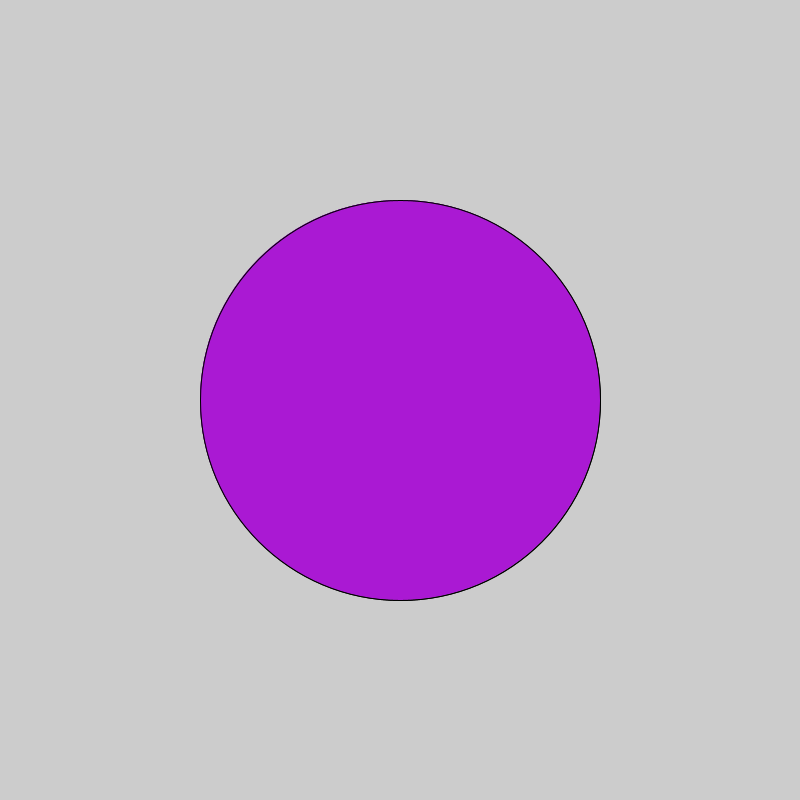
Frame 1 (no input)
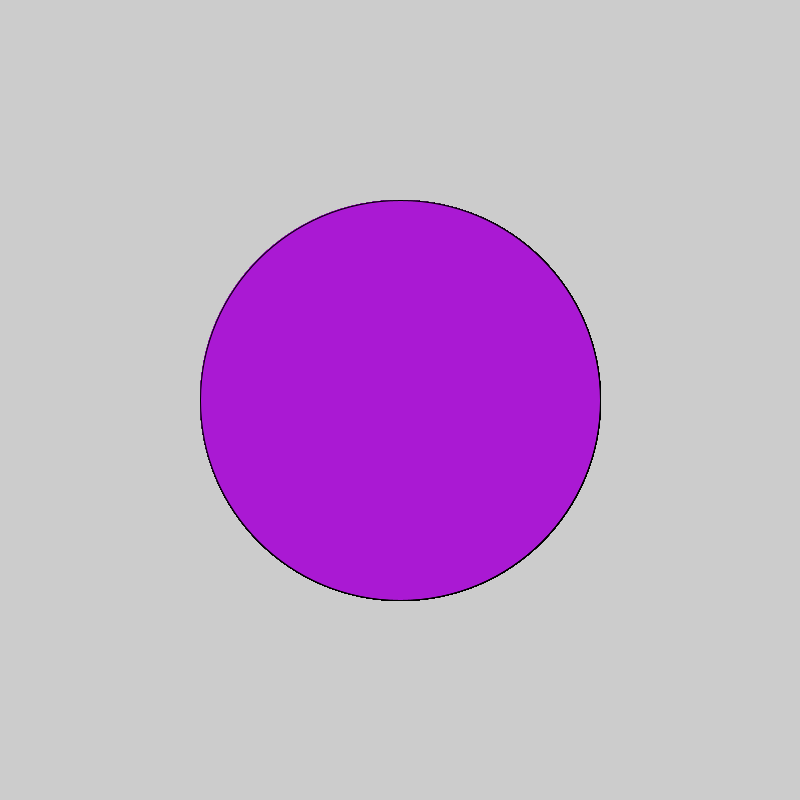
Frame 60 (the mouse pressed at the canvas centre just before this capture)
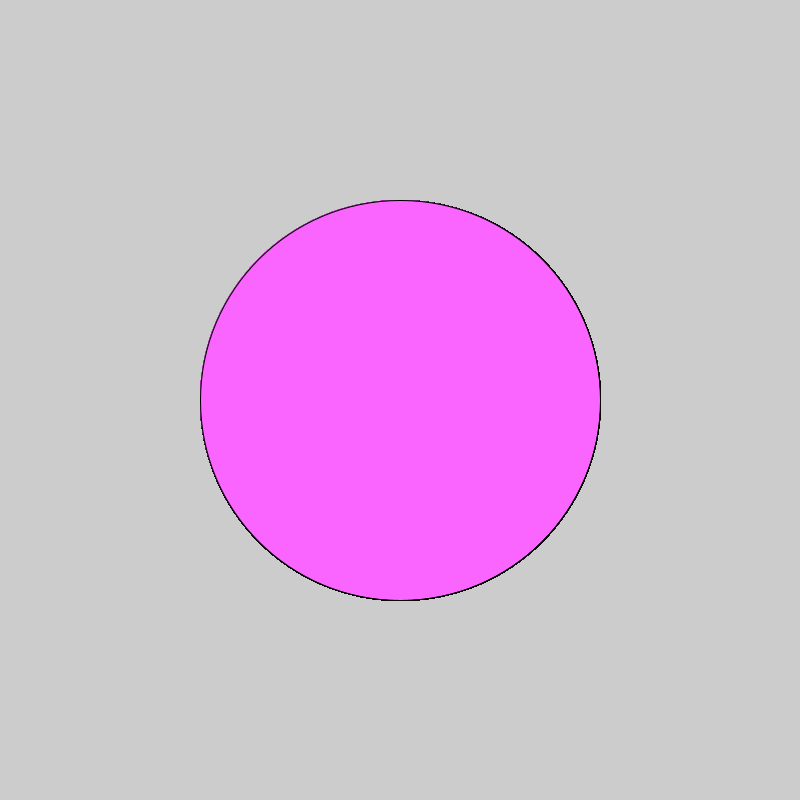
Frame 120 (the mouse held since frame 60 and released just before this capture)

The Processing sketch that drew these frames (run headless with seeded random() and noise(); from frame 60 on, the mouse is pressed at the canvas centre):

// Processing sketch: IntroToProcessing
// ── IntroToProcessing.pde
void setup(){
 size(800,800); 
 fill(170,031,211);
ellipse(400,400,400,400);

}

void draw(){
  
 if(mousePressed){
  
    fill(250,100,285);
  ellipse(400,400,400,400);
//i will bet ten sand theres a method for random colors
 } 
else{
 fill(170,031,211);
 ellipse(400,400,400,400);
}
 
}
